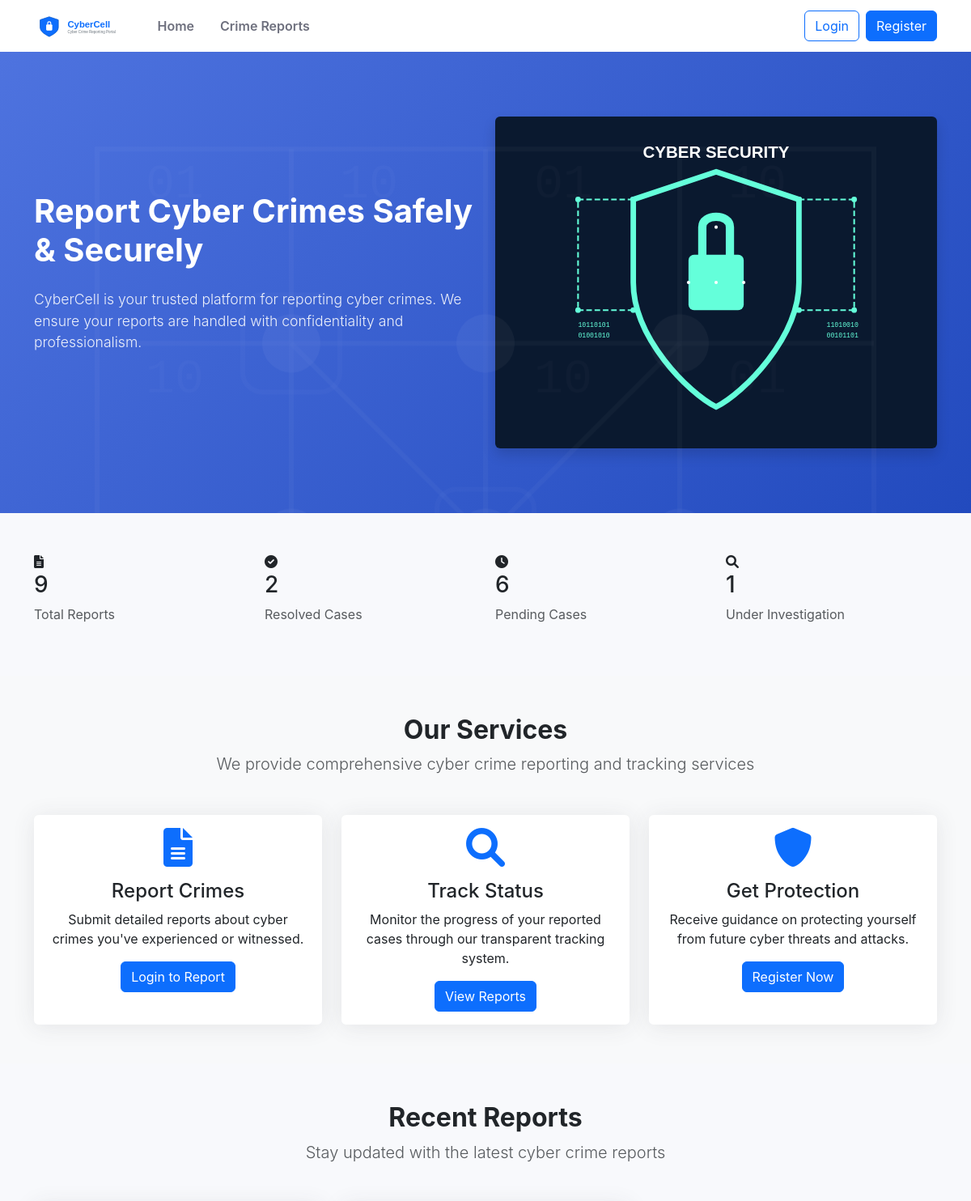
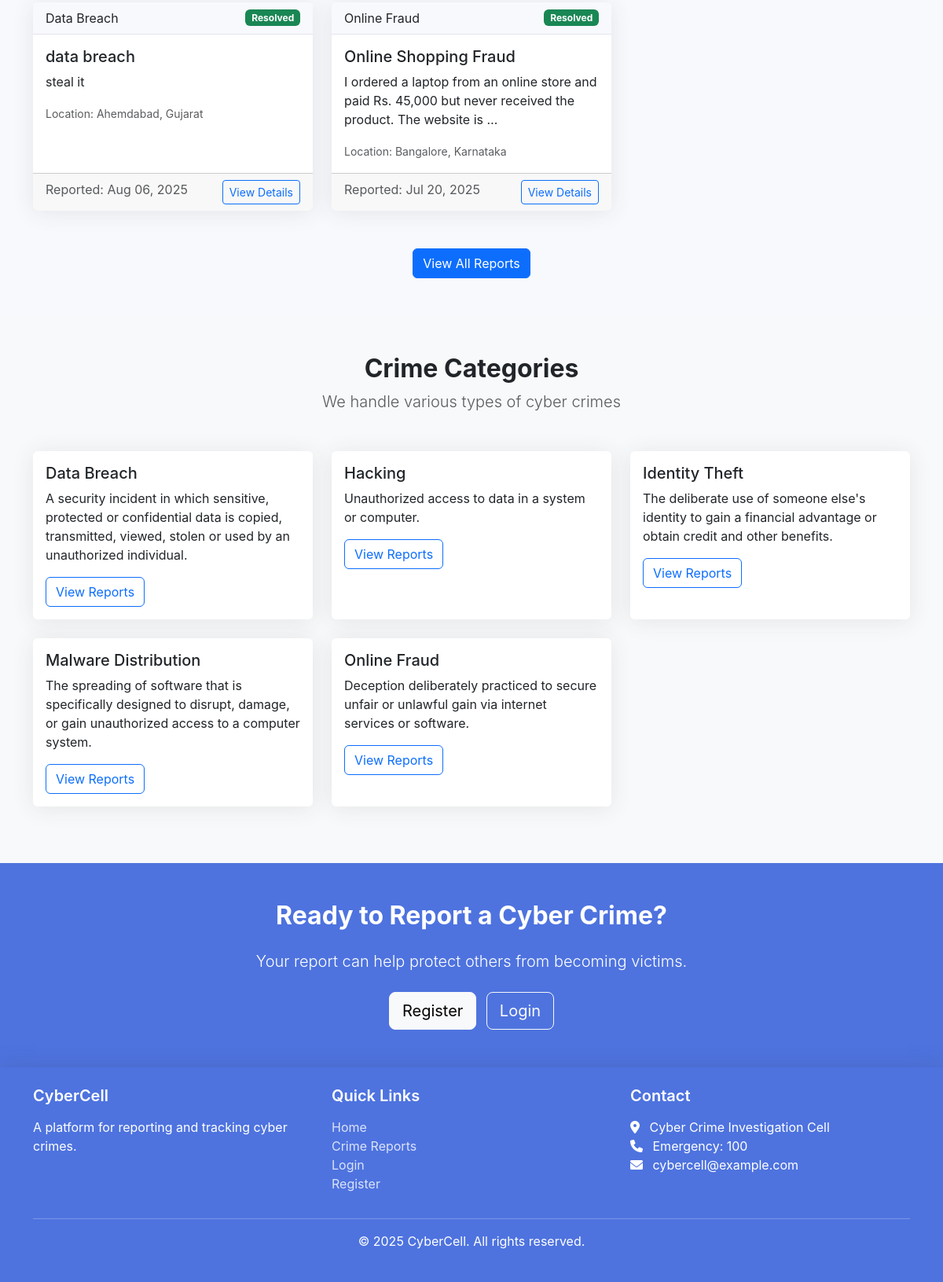
The page / on the database its author committed (2 pictures, top to bottom).
### crime_report/models.py (models this page shows, shortened)
class CrimeReport(models.Model):
    STATUS_CHOICES = (
        ('pending', 'Pending'),
        ('investigating', 'Under Investigation'),
        ('resolved', 'Resolved'),
        ('closed', 'Closed'),
    )
    title = models.CharField(max_length=200)
    description = models.TextField()
    date_of_crime = models.DateField()
    time_of_crime = models.TimeField(null=True, blank=True)
    location = models.ForeignKey(Location, on_delete=models.CASCADE)
    category = models.ForeignKey(CrimeCategory, on_delete=models.CASCADE)
    reported_by = models.ForeignKey(User, on_delete=models.CASCADE, related_name='reported_crimes')
    reported_on = models.DateTimeField(default=timezone.now)
    status = models.CharField(max_length=20, choices=STATUS_CHOICES, default='pending')
    evidence_file = models.FileField(
        upload_to='evidence/',
        null=True,
        blank=True,
        validators=[validate_file_extension, validate_file_size, validate_file_content]
    )
    assigned_to = models.ForeignKey(
        User,
        on_delete=models.SET_NULL,
        null=True,
        blank=True,
        related_name='assigned_crimes',
        limit_choices_to={'profile__user_type__in': ['police', 'admin']}
    )
    def get_status_display_class(self):
        status_classes = {
            'pending': 'warning',
            'investigating': 'info',
            'resolved': 'success',
            'closed': 'secondary'
        }
        return status_classes.get(self.status, 'primary')
    def can_update_status(self, user):
        """Check if user can update the status"""
        return user.profile.user_type in ['police', 'admin']
    class Meta:
        ordering = ['-reported_on']
        permissions = [
            ("can_assign_cases", "Can assign cases to officers"),
            ("can_update_status", "Can update case status"),
            ("can_view_all_cases", "Can view all cases"),
        ]

class CrimeCategory(models.Model):
    name = models.CharField(max_length=100, unique=True)
    description = models.TextField(blank=True, null=True)
    class Meta:
        verbose_name_plural = "Crime Categories"
        ordering = ['name']

class Location(models.Model):
    city = models.CharField(max_length=100)
    state = models.CharField(max_length=100)
    area = models.CharField(max_length=100)
    pincode = models.CharField(
        max_length=10,
        validators=[RegexValidator(
            regex=r'^\d{6}$',
            message='Pincode must be 6 digits'
        )]
    )
    class Meta:
        ordering = ['state', 'city', 'area']
        unique_together = ['city', 'state', 'area', 'pincode']

### crime_report/views.py (the view)
# urls.py: path('', views.home, name='home'),
def home(request):
    crime_categories = CrimeCategory.objects.all()[:5]
    if request.user.is_authenticated:
        recent_reports = CrimeReport.objects.order_by('-reported_on')[:5]
    else:
        recent_reports = CrimeReport.objects.filter(status='resolved').order_by('-reported_on')[:5]
    total_reports = CrimeReport.objects.count()
    resolved_reports = CrimeReport.objects.filter(status='resolved').count()
    pending_reports = CrimeReport.objects.filter(status='pending').count()
    investigating_reports = CrimeReport.objects.filter(status='investigating').count()
    context = {
        'crime_categories': crime_categories,
        'recent_reports': recent_reports,
        'total_reports': total_reports,
        'resolved_reports': resolved_reports,
        'pending_reports': pending_reports,
        'investigating_reports': investigating_reports,
        'show_all_reports': request.user.is_authenticated,
    }
    return render(request, 'crime_report/home.html', context)

### templates/crime_report/home.html (shortened to what this page needs)
{% extends 'crime_report/base.html' %}
{% load static %}
{% block content %}
<section class="hero-section">
    <div class="container">
        <div class="row align-items-center">
            <div class="col-lg-6">
                <h1 class="display-4 fw-bold mb-4">Report Cyber Crimes Safely & Securely</h1>
                <p class="lead mb-4">CyberCell is your trusted platform for reporting cyber crimes. We ensure your reports are handled with confidentiality and professionalism.</p>
            </div>
            <div class="col-lg-6 d-none d-lg-block">
                <img src="{% static 'img/cyber-security.svg' %}" alt="Cyber Security" class="img-fluid rounded shadow">
            </div>
        </div>
    </div>
</section>
<section class="py-5">
    <div class="container">
        <div class="row">
            <div class="col-md-3">
                <div class="stats-card">
                    <i class="fas fa-file-alt"></i>
                    <h3>{{ total_reports }}</h3>
                    <p class="text-muted">Total Reports</p>
                </div>
            </div>
            <div class="col-md-3">
                <div class="stats-card">
                    <i class="fas fa-check-circle"></i>
                    <h3>{{ resolved_reports }}</h3>
                    <p class="text-muted">Resolved Cases</p>
                </div>
            </div>
            <div class="col-md-3">
                <div class="stats-card">
                    <i class="fas fa-clock"></i>
                    <h3>{{ pending_reports }}</h3>
                    <p class="text-muted">Pending Cases</p>
                </div>
            </div>
            <div class="col-md-3">
                <div class="stats-card">
                    <i class="fas fa-search"></i>
                    <h3>{{ investigating_reports }}</h3>
                    <p class="text-muted">Under Investigation</p>
                </div>
            </div>
        </div>
    </div>
</section>
<section class="py-5 bg-light">
    <div class="container">
        <div class="text-center mb-5">
            <h2 class="fw-bold">Our Services</h2>
            <p class="lead text-muted">We provide comprehensive cyber crime reporting and tracking services</p>
        </div>
        <div class="row g-4">
            <div class="col-md-4">
                <div class="card h-100">
                    <div class="card-body text-center">
                        <i class="fas fa-file-alt fa-3x text-primary mb-3"></i>
                        <h4 class="card-title">Report Crimes</h4>
                        <p class="card-text">Submit detailed reports about cyber crimes you've experienced or witnessed.</p>
                        {% if user.is_authenticated %}
                            <a href="{% url 'report_crime' %}" class="btn btn-primary">Report Now</a>
                        {% else %}
                            <a href="{% url 'login' %}" class="btn btn-primary">Login to Report</a>
                        {% endif %}
                    </div>
                </div>
            </div>
            <div class="col-md-4">
                <div class="card h-100">
                    <div class="card-body text-center">
                        <i class="fas fa-search fa-3x text-primary mb-3"></i>
                        <h4 class="card-title">Track Status</h4>
                        <p class="card-text">Monitor the progress of your reported cases through our transparent tracking system.</p>
                        <a href="{% url 'crime_list' %}" class="btn btn-primary">View Reports</a>
                    </div>
                </div>
            </div>
            <div class="col-md-4">
                <div class="card h-100">
                    <div class="card-body text-center">
                        <i class="fas fa-shield-alt fa-3x text-primary mb-3"></i>
                        <h4 class="card-title">Get Protection</h4>
                        <p class="card-text">Receive guidance on protecting yourself from future cyber threats and attacks.</p>
                        {% if user.is_authenticated %}
                            <a href="{% url 'profile' %}" class="btn btn-primary">View Profile</a>
                        {% else %}
                            <a href="{% url 'register' %}" class="btn btn-primary">Register Now</a>
                        {% endif %}
                    </div>
                </div>
            </div>
        </div>
    </div>
</section>
<section class="py-5">
    <div class="container">
        <div class="text-center mb-5">
            <h2 class="fw-bold">Recent Reports</h2>
            <p class="lead text-muted">Stay updated with the latest cyber crime reports</p>
        </div>
        <div class="row">
            {% if recent_reports %}
                {% for report in recent_reports %}
                    <div class="col-md-4 mb-4">
                        <div class="card h-100">
                            <div class="card-header d-flex justify-content-between align-items-center">
                                <span>{{ report.category.name }}</span>
                                <span class="badge bg-{{ report.get_status_display_class }}">{{ report.get_status_display }}</span>
                            </div>
                            <div class="card-body">
                                <h5 class="card-title">{{ report.title }}</h5>
                                <p class="card-text">{{ report.description|truncatewords:20 }}</p>
                                <p class="card-text"><small class="text-muted">Location: {{ report.location.city }}, {{ report.location.state }}</small></p>
                            </div>
                            <div class="card-footer text-muted d-flex justify-content-between">
                                <span>Reported: {{ report.reported_on|date:"M d, Y" }}</span>
                                <a href="{% url 'crime_detail' report.id %}" class="btn btn-sm btn-outline-primary">View Details</a>
                            </div>
                        </div>
                    </div>
                {% endfor %}
            {% else %}
                <div class="col-12 text-center">
                    <p>No reports available yet.</p>
                </div>
            {% endif %}
        </div>
        <div class="text-center mt-4">
            <a href="{% url 'crime_list' %}" class="btn btn-primary">View All Reports</a>
        </div>
    </div>
</section>
<section class="py-5 bg-light">
    <div class="container">
        <div class="text-center mb-5">
            <h2 class="fw-bold">Crime Categories</h2>
            <p class="lead text-muted">We handle various types of cyber crimes</p>
        </div>
        <div class="row">
            {% if crime_categories %}
                {% for category in crime_categories %}
                    <div class="col-md-4 mb-4">
                        <div class="card h-100">
                            <div class="card-body">
                                <h5 class="card-title">{{ category.name }}</h5>
                                <p class="card-text">{{ category.description|default:"No description available."|truncatewords:30 }}</p>
                                <a href="{% url 'crime_list' %}?category={{ category.id }}" class="btn btn-outline-primary">View Reports</a>
                            </div>
                        </div>
                    </div>
                {% endfor %}
            {% else %}
                <div class="col-12 text-center">
                    <p>No categories available yet.</p>
                </div>
            {% endif %}
        </div>
    </div>
</section>
<section class="py-5" style="background-color: var(--primary-color); color: white;">
    <div class="container text-center">
        <h2 class="fw-bold mb-4">Ready to Report a Cyber Crime?</h2>
        <p class="lead mb-4">Your report can help protect others from becoming victims.</p>
        {% if user.is_authenticated %}
            <a href="{% url 'report_crime' %}" class="btn btn-light btn-lg">Report Now</a>
        {% else %}
            <a href="{% url 'register' %}" class="btn btn-light btn-lg me-2">Register</a>
            <a href="{% url 'login' %}" class="btn btn-outline-light btn-lg">Login</a>
        {% endif %}
    </div>
</section>
{% endblock %}

### templates/crime_report/base.html (shortened to what this page needs)
<!DOCTYPE html>
<html lang="en">
<head>
    {% load static %}
    <link href="https://cdn.jsdelivr.net/npm/bootstrap@5.3.0-alpha1/dist/css/bootstrap.min.css" rel="stylesheet">
    <link rel="stylesheet" href="https://cdnjs.cloudflare.com/ajax/libs/font-awesome/6.0.0/css/all.min.css">
    <link rel="stylesheet" href="{% static 'css/style.css' %}">
</head>
<body>
    <nav class="navbar navbar-expand-lg navbar-custom">
        <div class="container">
            <a class="navbar-brand" href="{% url 'home' %}">
                <img src="{% static 'img/logo.svg' %}" alt="CyberCell Logo" height="30" class="d-inline-block align-top me-2">
            </a>
            <div class="collapse navbar-collapse" id="navbarNav">
                <ul class="navbar-nav me-auto">
                    <li class="nav-item">
                        <a class="nav-link" href="{% url 'home' %}">Home</a>
                    </li>
                    <li class="nav-item">
                        <a class="nav-link" href="{% url 'crime_list' %}">Crime Reports</a>
                    </li>
                </ul>
                <ul class="navbar-nav">
                    {% if user.is_authenticated %}
                        <li class="nav-item dropdown">
                            <a class="nav-link dropdown-toggle" href="#" id="navbarDropdown" role="button" data-bs-toggle="dropdown">
                                <i class="fas fa-user-circle me-1"></i> {{ user.username }}
                            </a>
                            <ul class="dropdown-menu dropdown-menu-end">
                                <li><a class="dropdown-item" href="{% url 'profile' %}">Profile</a></li>
                                <li><hr class="dropdown-divider"></li>
                                <li><a class="dropdown-item" href="{% url 'logout' %}">Logout</a></li>
                            </ul>
                        </li>
                    {% else %}
                        <li class="nav-item me-2">
                            <a class="btn btn-outline-primary" href="{% url 'login' %}">Login</a>
                        </li>
                        <li class="nav-item">
                            <a class="btn btn-primary" href="{% url 'register' %}">Register</a>
                        </li>
                    {% endif %}
                </ul>
            </div>
        </div>
    </nav>
    {% block content %}{% endblock %}
    <footer class="footer">
        <div class="container">
            <div class="row">
                <div class="col-md-4">
                    <h5>CyberCell</h5>
                    <p>A platform for reporting and tracking cyber crimes.</p>
                </div>
                <div class="col-md-4">
                    <h5>Quick Links</h5>
                    <ul class="list-unstyled">
                        <li><a href="{% url 'home' %}">Home</a></li>
                        <li><a href="{% url 'crime_list' %}">Crime Reports</a></li>
                        {% if user.is_authenticated %}
                            <li><a href="{% url 'report_crime' %}">Report Crime</a></li>
                            <li><a href="{% url 'profile' %}">Profile</a></li>
                        {% else %}
                            <li><a href="{% url 'login' %}">Login</a></li>
                            <li><a href="{% url 'register' %}">Register</a></li>
                        {% endif %}
                    </ul>
                </div>
                <div class="col-md-4">
                    <h5>Contact</h5>
                    <address>
                        <i class="fas fa-map-marker-alt me-2"></i> Cyber Crime Investigation Cell<br>
                        <i class="fas fa-phone me-2"></i> Emergency: 100<br>
                        <i class="fas fa-envelope me-2"></i> cybercell@example.com
                    </address>
                </div>
            </div>
            <hr class="bg-light">
            <div class="text-center">
                <p>&copy; {% now "Y" %} CyberCell. All rights reserved.</p>
            </div>
        </div>
    </footer>
    <link rel="stylesheet" href="https://cdn.jsdelivr.net/npm/flatpickr/dist/flatpickr.min.css">
</body>
</html>

### rows shown on the page
CrimeReport: category.name "Data Breach", status "Resolved", title "data breach", description "steal it", location.city "Ahemdabad", location.state "Gujarat", reported_on "Aug 06, 2025"
CrimeReport: category.name "Online Fraud", status "Resolved", title "Online Shopping Fraud", description "I ordered a laptop from an online store and paid Rs. 45,000 but never received the product. The website is …", location.city "Bangalore", location.state "Karnataka", reported_on "Jul 20, 2025"
CrimeCategory: name "Data Breach", description "A security incident in which sensitive, protected or confidential data is copied, transmitted, viewed, stolen or used by an unauthorized individual."
CrimeCategory: name "Hacking", description "Unauthorized access to data in a system or computer."
CrimeCategory: name "Identity Theft", description "The deliberate use of someone else's identity to gain a financial advantage or obtain credit and other benefits."
CrimeCategory: name "Malware Distribution", description "The spreading of software that is specifically designed to disrupt, damage, or gain unauthorized access to a computer system."
CrimeCategory: name "Online Fraud", description "Deception deliberately practiced to secure unfair or unlawful gain via internet services or software."

### other values the page prints
{{ total_reports }} "9"
{{ resolved_reports }} "2"
{{ pending_reports }} "6"
{{ investigating_reports }} "1"
